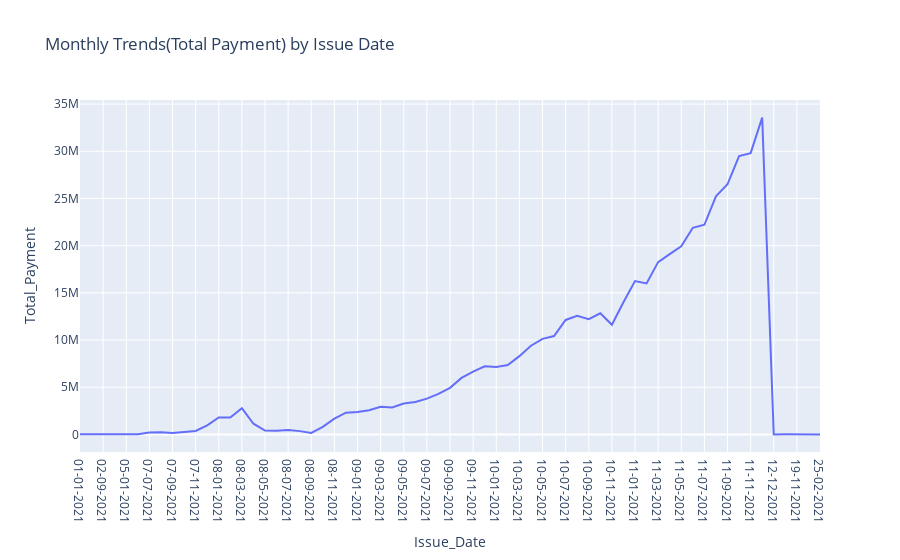

Notebook cell for this chart:
### Code cell
loanamt2 = df.groupby('Issue_Date')['Total_Payment'].sum().reset_index()
px.line(loanamt2,x='Issue_Date', y='Total_Payment', title= 'Monthly Trends(Total Payment) by Issue Date')
